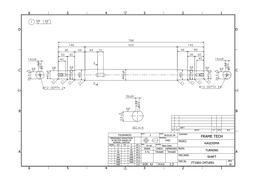
#> input picture imgproc/data/sample/sample.png, 256 x 181 px, shrunk from 1588 x 1123 before the run; its folder holds only this picture in this run
$ python main.py   (older library calls are emulated)
#> lines starting #> are read from the running program, lines starting #| are printed output that depends on the picture; after the words box and inside, x2 and y2 are one past the last pixel; in counts of white or black regions, pixels touching at a corner belong together; long printed decimals are rounded
### imgproc/src/edge_type.py
import math
import cv2
import numpy as np

import visualize

# https://en.wikipedia.org/wiki/Sobel_operator
def calc(gray):
  gx = cv2.Sobel(gray, cv2.CV_32F, 1, 0, ksize=3)
  # visualize.img(gx, "seismic")
  gy = cv2.Sobel(gray, cv2.CV_32F, 0, 1, ksize=3)
  # visualize.img(gy, "seismic")
  g = np.sqrt(gx * gx + gy * gy)
  gmax = np.max(g)
  theta = np.arctan2(gy, gx)
  print("gmax:", gmax)
  brightness = (g * (255 / gmax)).astype(np.uint8)
  # hue = ((theta + math.pi) * (180 / (2 * math.pi)) % 180).astype(np.uint8)
  hue = ((theta + math.pi) * (360 / (2 * math.pi)) % 180).astype(np.uint8)
  # [4 lines of commented-out code are left out]
  return hue, brightness

FILTERS = (
  np.array([
    [0,0,1,0,0],
    [0,0,1,0,0],
    [0,0,9,0,0],
    [0,0,1,0,0],
    [0,0,1,0,0],
  ], dtype=np.uint8),
  np.array([
    [0,0,1,1,0],
    [0,0,1,1,0],
    [0,0,9,0,0],
    [0,1,1,0,0],
    [0,1,1,0,0],
  ], dtype=np.uint8),
  np.array([
    [0,0,0,1,1],
    [0,0,1,1,0],
    [0,0,9,0,0],
    [0,1,1,0,0],
    [1,1,0,0,0],
  ], dtype=np.uint8),
  np.array([
    [0,0,0,0,1],
    [0,0,0,1,0],
    [0,0,9,0,0],
    [0,1,0,0,0],
    [1,0,0,0,0],
  ], dtype=np.uint8),
  np.array([
    [0,0,0,0,1],
    [0,0,0,1,1],
    [0,1,9,1,0],
    [1,1,0,0,0],
    [1,0,0,0,0],
  ], dtype=np.uint8),
  np.array([
    [0,0,0,0,0],
    [0,0,0,1,1],
    [1,1,9,1,1],
    [1,1,0,0,0],
    [0,0,0,0,0],
  ], dtype=np.uint8),
  np.array([
    [0,0,0,0,0],
    [0,0,0,0,0],
    [1,1,9,1,1],
    [0,0,0,0,0],
    [0,0,0,0,0],
  ], dtype=np.uint8),
  np.array([
    [0,0,0,0,0],
    [1,1,0,0,0],
    [1,1,9,1,1],
    [0,0,0,1,1],
    [0,0,0,0,0],
  ], dtype=np.uint8),
  np.array([
    [1,0,0,0,0],
    [1,1,0,0,0],
    [0,1,9,1,0],
    [0,0,0,1,1],
    [0,0,0,0,1],
  ], dtype=np.uint8),
  np.array([
    [1,0,0,0,0],
    [0,1,0,0,0],
    [0,0,9,0,0],
    [0,0,0,1,0],
    [0,0,0,0,1],
  ], dtype=np.uint8),
  np.array([
    [1,1,0,0,0],
    [0,1,1,0,0],
    [0,0,9,0,0],
    [0,0,1,1,0],
    [0,0,0,1,1],
  ], dtype=np.uint8),
  np.array([
    [0,1,1,0,0],
    [0,1,1,0,0],
    [0,0,9,0,0],
    [0,0,1,1,0],
    [0,0,1,1,0],
  ], dtype=np.uint8),
)

def get_bitembed(gray, ang=4, apply_filter=True):
  hue, brightness = calc(gray)
  _, mask = cv2.threshold(brightness, 127, 65535, cv2.THRESH_BINARY)

  res = np.zeros(gray.shape, dtype=np.uint16)
  for x in range(12):
    lut = np.zeros((256, 1), dtype=np.uint8)
    for v in range(x*15-ang, x*15 +ang+1):
      lut[v%180][0] = 1
    bits = cv2.LUT(hue, lut)
    bits = cv2.bitwise_and(bits, mask)
    if apply_filter:
      bits = cv2.filter2D(bits, cv2.CV_16U, FILTERS[x])
      _, result = cv2.threshold(bits, 10, 1<<x, cv2.THRESH_BINARY)
    else:
      bits = bits.astype(np.uint16)
      _, result = cv2.threshold(bits, 0, 1<<x, cv2.THRESH_BINARY)
    res = cv2.bitwise_or(res, result)
  # print("res max,min,type", np.max(res), np.min(res), res.dtype)
  visualize.img(res, 'hsv', True)
  return res

### imgproc/src/mark_detector.py
import cv2
import visualize
from abc import abstractmethod

USED_FLAG = 0x8000


class MarkDetector:
    def __init__(self, bits):
        self.layers = [bits]
        self.found = []  # (x, y, size)

    def add_layer(self):
        n = len(self.layers)
        N = 1 << (n-1)
        prev = self.layers[-1]
        print("adding layer", n, prev.shape)
        if N >= prev.shape[0] or N >= prev.shape[1]:
            return False
        layer = cv2.bitwise_or(
            cv2.bitwise_or(prev[:-N, :-N], prev[N:, :-N]),
            cv2.bitwise_or(prev[:-N, N:], prev[N:, N:])
        )
        self.layers.append(layer)
        return True

    def check_layer(self):
        prev = self.layers[-1]
        h, w = prev.shape
        for y in range(h):
            for x in range(w):
                val = prev[y, x]
                if USED_FLAG & val == USED_FLAG:
                    continue  # need to consider
                if self.match(val):
                    prev[y, x] |= USED_FLAG  # need to consider
                    self.found.append((x, y, 1 << (len(self.layers)-1)))

    def detect(self, max_layer=None):
        while True:
            if max_layer is not None and len(self.layers) >= max_layer:
                break
            if not self.add_layer():
                break
            # visualize.img(self.layers[-1], 'hsv', True)
            self.check_layer()
        return self.found

    @abstractmethod
    def match(self, val):
        raise NotImplementedError()


class TriangleDetector(MarkDetector):
    def match(self, val):
        return (
            val & 0b000100010001 == 0b000100010001 or
            val & 0b001000100010 == 0b001000100010 or
            val & 0b010001000100 == 0b010001000100
        )
        # return (
        #   val == 0b000100010001 or
        #   val == 0b001000100010 or
        #   val == 0b010001000100
        # )


class CircleDetector(MarkDetector):
    # [10 lines left out: function match, not called in this run]

### imgproc/src/visualize.py
import matplotlib.pyplot as plt
import matplotlib.colors as colors
import random
import cv2
import numpy as np

def random_color():
  return (random.randint(0, 255), random.randint(0, 255), random.randint(0, 255), 255)

def img(img, cmap=None, log_scale=False):
  norm = colors.LogNorm() if log_scale else None
  plt.figure(figsize=(10,10), dpi=200)
  plt.imshow(img, cmap, norm)
  plt.show()

def with_found(img, found, alpha = 0.01, plot=True):
  out = img.copy()
  cimg = np.zeros_like(out)
  cv2.rectangle(cimg, (0,0), cimg.shape[:2], (255, 0, 0), -1)
  print(len(found))
  for x, y, size in found:
    # color = random_color()
    # out = cv2.rectangle(out, (x, y), (x+size-1, y+size-1), color, 2)
    roi = out[y:y+size, x:x+size]
    cv2.addWeighted(roi, 1 - alpha, cimg[:size,:size], alpha, 0, roi)
  if plot:
    plt.figure(figsize=(10,10), dpi=200)
    plt.imshow(out)
    plt.show()
  return out

# [36 lines left out: functions with_lines, with_line_group, with_polylines, not called in this run]

### imgproc/src/main.py
import glob
import cv2

import edge_type
import mark_detector
import filters
import visualize

# cmap reference: https://matplotlib.org/examples/color/colormaps_reference.html
def proc(img):
  print(img.shape)
  visualize.img(img, "gray")
  gray = cv2.cvtColor(img, cv2.COLOR_BGR2GRAY)
  # visualize.img(gray, "gray")
  edge_type.get_bitembed(gray, apply_filter=False) # to visualize original
  bits = edge_type.get_bitembed(gray)
  # circle_det = mark_detector.CircleDetector(bits)
  # circle_found = circle_det.detect(6)
  # visualize.with_found(img, circle_found)
  triangle_det = mark_detector.TriangleDetector(bits)
  triangle_found = triangle_det.detect(6)
  visualize.with_found(img, triangle_found)

def main():
  # path = "data/all/*.png"
  path = "data/sample/*.png"
  for i, imgfile in enumerate(sorted(glob.glob(path))):
    print(imgfile)
    # img = cv2.imread(imgfile, cv2.IMREAD_UNCHANGED)
    img = cv2.imread(imgfile, cv2.IMREAD_COLOR)
#> img is the input picture: shape (181, 256, 3); mean B, G, R 246.2, 246.2, 246.2
    proc(img)
#| (181, 256, 3)
#> in calc, `gy = cv2.Sobel(gray, cv2.CV_32F, 0, 1, ksize=3)`:
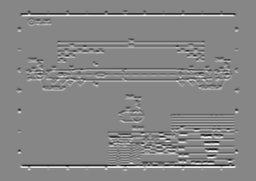
#> gy: shape (181, 256) float32; min -585, max 522, mean 0; drawn with min black and max white
#> in calc, `g = np.sqrt(gx * gx + gy * gy)`:
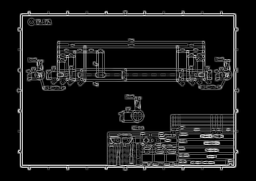
#> g: shape (181, 256) float32; min 0, max 585.4, mean 52.7; drawn with min black and max white
#> in calc, `gmax = np.max(g)`: gmax = 585.4
#> in calc, `theta = np.arctan2(gy, gx)`:
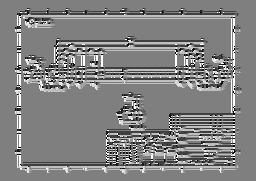
#> theta: shape (181, 256) float32; min -3.14, max 3.14, mean 0.0576; drawn with min black and max white
#| gmax: 585.377
#> in calc, `hue = ((theta + math.pi) * (360 / (2 * math.pi)) % 180).astype(np.uint8)`:
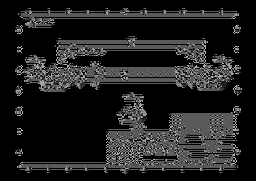
#> hue: shape (181, 256); min 0, max 179, mean 31.2
#> in get_bitembed, `_, mask = cv2.threshold(brightness, 127, 65535, cv2.THRESH_BINARY)`:
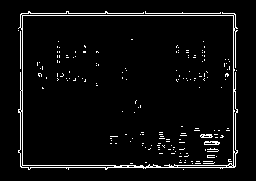
#> mask: shape (181, 256); 4.5% white in thin lines or dots, all inside (x1, y1, x2, y2) = (18, 11, 238, 170)
#> after the loop in get_bitembed, `for x in range(12):`:
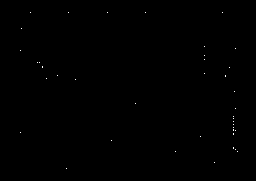
#> bits: shape (181, 256) uint16; values 0 (black) and 1 (white), 0.1% white in thin lines or dots, all inside (x1, y1, x2, y2) = (20, 12, 238, 169)
#| gmax: 585.377
#> the loop in detect, `while True:` made 6 passes
#> N in add_layer on passes 1 to 5: 1, 2, 4, 8, 16
#| adding layer 1 (181, 256)
#| adding layer 2 (180, 255)
#| adding layer 3 (178, 253)
#| adding layer 4 (174, 249)
#| adding layer 5 (166, 241)
#> in proc, `triangle_found = triangle_det.detect(6)`: triangle_found = []
#> in with_found, `cv2.rectangle(cimg, (0,0), cimg.shape[:2], (255, 0, 0), -1)`:
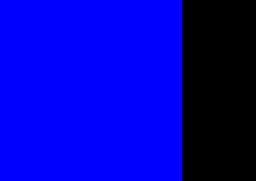
#> cimg: shape (181, 256, 3); mean of channels 0, 1, 2 181.3, 0, 0; drawn as B, G, R
#| 0

if __name__ == '__main__':
  main()
